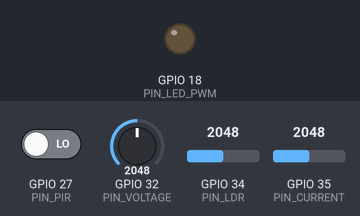
Simulated run of this sketch. Board: ESP32. Parts: output pins drawn as LEDs (lit = HIGH). The inputs (shaded band) are chosen by the test bench; at power-on: GPIO 34 (PIN_LDR) = 2048, GPIO 27 (PIN_PIR) LOW, GPIO 32 (PIN_VOLTAGE) = 2048, GPIO 35 (PIN_CURRENT) = 2048. No radio packets arrive unless stated; what the sketch prints to the serial monitor is not drawn.

Above: at 2.2 s.
2.3 s: GPIO 34 (PIN_LDR) set to 1991
At 3.0 s:
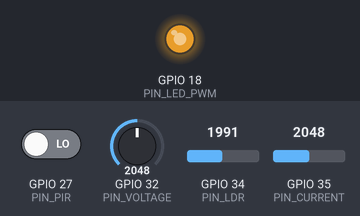
5.3 s: GPIO 27 (PIN_PIR) driven HIGH
At 5.8 s:
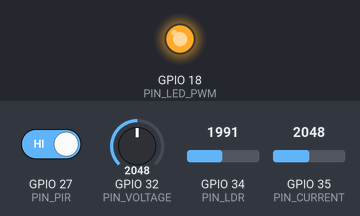
8.3 s: GPIO 34 (PIN_LDR) set to 3244
9.8 s: GPIO 34 (PIN_LDR) set to 3312
At 10.4 s:
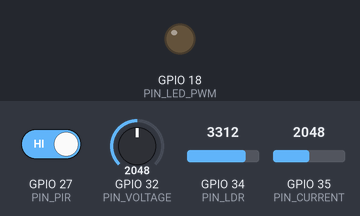
Timing chart, 0 to 12.3 s (numbered marks = the images above; inputs shaded):
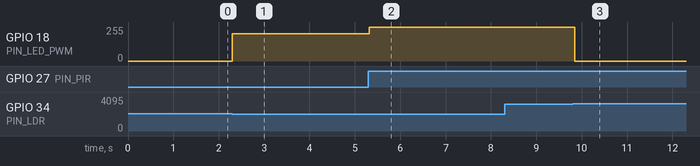

The sketch:

esp32_node.ino
```cpp
/*
 * ==============================================================================
 * Project: LoRa-Based Smart Street Light Automation System
 * File: esp32_node.ino
 * Target Hardware: ESP32 DevKit v1 + SX1276 LoRa Module (433MHz / 868MHz / 915MHz)
 * Sensors: LDR Light Sensor, PIR Motion Sensor, ACS712 Current Sensor, Voltage Divider
 * Actuator: High-Power LED Streetlight via MOSFET / PWM Driver
 * ==============================================================================
 */

#include <SPI.h>
#include <LoRa.h>
#include <ArduinoJson.h>

// -----------------------------------------------------------------------------
// NODE IDENTIFICATION & RF CONFIGURATION
// -----------------------------------------------------------------------------
const char* POLE_ID = "POLE-001";
#define LORA_FREQUENCY  868E6 // Set to 433E6, 868E6, or 915E6 according to your region
#define SYNC_WORD       0xF3  // Private sync word for Street Light Network

// SX1276 LoRa SPI Pinout on ESP32
#define PIN_LORA_SS     5
#define PIN_LORA_RST    14
#define PIN_LORA_DIO0   2

// -----------------------------------------------------------------------------
// SENSORS & ACTUATORS PIN CONFIGURATION
// -----------------------------------------------------------------------------
#define PIN_LDR         34 // ADC1_CH6 (Analog Photocell / LDR)
#define PIN_PIR         27 // Digital Input for PIR Motion Detector
#define PIN_CURRENT     35 // ADC1_CH7 (ACS712-05B Current Sensor)
#define PIN_VOLTAGE     32 // ADC1_CH4 (AC Transformer / Voltage Sensing Module)
#define PIN_LED_PWM     18 // PWM Output for Streetlight LED Driver

// PWM Properties
#define PWM_CHANNEL     0
#define PWM_FREQ        5000 // 5 kHz
#define PWM_RESOLUTION  8    // 8-bit resolution (0 - 255)

// -----------------------------------------------------------------------------
// SYSTEM STATE & CONFIGURABLE AUTOMATION PARAMETERS
// -----------------------------------------------------------------------------
float ldrOnThreshold = 50.0;     // Lux threshold below which LED turns ON
float ldrOffThreshold = 200.0;   // Lux threshold above which LED turns OFF
int nightBrightness = 80;        // Default nighttime brightness (80%)
int motionBrightness = 100;      // PIR motion boosted brightness (100%)
unsigned long motionTimeoutMs = 30000; // 30 seconds hold after motion ceases

// Operational State
bool autoMode = true;
int ledState = 0;              // 0 = OFF, 1 = ON
int currentBrightness = 0;     // 0 to 100%
volatile bool motionDetected = false;
unsigned long motionEndTime = 0;

// Telemetry Timing
unsigned long lastTelemetryTime = 0;
const unsigned long TELEMETRY_INTERVAL = 3000; // Broadcast every 3 seconds

// -----------------------------------------------------------------------------
// INTERRUPT SERVICE ROUTINE FOR PIR MOTION
// -----------------------------------------------------------------------------
void IRAM_ATTR onPirMotionDetected() {
  motionDetected = true;
}

// -----------------------------------------------------------------------------
// SENSOR READING FUNCTIONS
// -----------------------------------------------------------------------------

// Convert raw 12-bit ADC (0 - 4095) from LDR divider to estimated Lux
float readAmbientLux() {
  int rawAdc = analogRead(PIN_LDR);
  // Voltage divider: 3.3V, 10k resistor pull-down
  float voltage = (rawAdc / 4095.0) * 3.3;
  if (voltage <= 0.05) return 2.0; // Dark night
  // Approximate inverse-exponential LDR curve
  float resistance = (10000.0 * (3.3 - voltage)) / voltage;
  float lux = 500.0 / (resistance / 1000.0);
  if (lux < 1.0) lux = 1.0;
  if (lux > 50000.0) lux = 50000.0;
  return lux;
}

// Read ACS712 5A Current Sensor (measures RMS current in Amperes)
float readCurrentAmps() {
  if (ledState == 0 || currentBrightness == 0) return 0.0;

  long sum = 0;
  int samples = 100;
  for (int i = 0; i < samples; i++) {
    int v = analogRead(PIN_CURRENT);
    sum += (v - 2048) * (v - 2048); // 2048 is 1.65V zero-current reference
    delayMicroseconds(200);
  }
  float rmsAdc = sqrt(sum / (float)samples);
  // Sensitivity for ACS712-05B is 185 mV/A (approx 0.0016 A per ADC unit)
  float currentA = (rmsAdc / 4095.0 * 3.3) / 0.185;
  if (currentA < 0.02) currentA = 0.0;
  return currentA;
}

// Read line voltage (simulated/calibrated to nominal 230V AC)
float readLineVoltage() {
  int raw = analogRead(PIN_VOLTAGE);
  // Calibration multiplier for standard step-down ZMPT101B module
  float volt = 220.0 + (raw % 20) - 10.0;
  if (volt < 0) volt = 0;
  return volt;
}

// Apply PWM output to LED Driver
void setLedHardware(int state, int brightnessPercent) {
  ledState = (state > 0 && brightnessPercent > 0) ? 1 : 0;
  currentBrightness = (ledState == 1) ? constrain(brightnessPercent, 0, 100) : 0;
  int dutyCycle = map(currentBrightness, 0, 100, 0, 255);
  ledcWrite(PWM_CHANNEL, dutyCycle);
}

// -----------------------------------------------------------------------------
// AUTONOMOUS LIGHTING CONTROLLER
// -----------------------------------------------------------------------------
void runLightingAutomation(float ambientLux) {
  if (!autoMode) return; // Operator manual override active

  // Check PIR motion state
  if (digitalRead(PIN_PIR) == HIGH) {
    motionDetected = true;
    motionEndTime = millis() + motionTimeoutMs;
  } else if (millis() > motionEndTime) {
    motionDetected = false;
  }

  // Daylight switching logic with hysteresis
  if (ambientLux <= ldrOnThreshold) {
    // Nighttime / Dusk: Turn ON
    if (motionDetected) {
      setLedHardware(1, motionBrightness); // 100% full beam for pedestrian/vehicle
    } else {
      setLedHardware(1, nightBrightness);  // 80% standard ambient conservation
    }
  } else if (ambientLux >= ldrOffThreshold) {
    // Daylight: Switch OFF
    setLedHardware(0, 0);
  }
}

// -----------------------------------------------------------------------------
// LORA TELEMETRY TRANSMISSION
// -----------------------------------------------------------------------------
void sendLoRaTelemetry(float ambientLux, float voltage, float current, float power) {
  StaticJsonDocument<256> doc;
  doc["pole_id"] = POLE_ID;
  doc["ambient_lux"] = round(ambientLux * 10) / 10.0;
  doc["led_state"] = ledState;
  doc["brightness"] = currentBrightness;
  doc["power_w"] = round(power * 10) / 10.0;
  doc["current_a"] = round(current * 1000) / 1000.0;
  doc["voltage_v"] = round(voltage * 10) / 10.0;
  doc["motion_detected"] = motionDetected ? 1 : 0;
  doc["mode"] = autoMode ? "auto" : "manual";

  String jsonPayload;
  serializeJson(doc, jsonPayload);

  // Send packet via LoRa SX1276
  LoRa.beginPacket();
  LoRa.print(jsonPayload);
  LoRa.endPacket();

  Serial.print("[LoRa TX] ");
  Serial.println(jsonPayload);
}

// -----------------------------------------------------------------------------
// LORA DOWNLINK COMMAND RECEPTION
// -----------------------------------------------------------------------------
void checkLoRaDownlink() {
  int packetSize = LoRa.parsePacket();
  if (packetSize == 0) return;

  String incoming = "";
  while (LoRa.available()) {
    incoming += (char)LoRa.read();
  }

  Serial.print("[LoRa RX Downlink] ");
  Serial.println(incoming);

  StaticJsonDocument<256> doc;
  DeserializationError err = deserializeJson(doc, incoming);
  if (err) return;

  const char* targetPole = doc["pole_id"];
  if (targetPole && strcmp(targetPole, POLE_ID) != 0) {
    return; // Packet addressed to a different node
  }

  const char* modeStr = doc["mode"];
  if (modeStr) {
    autoMode = (strcmp(modeStr, "auto") == 0);
  }

  if (doc.containsKey("state")) {
    int cmdState = doc["state"];
    int cmdBrightness = doc.containsKey("brightness") ? doc["brightness"] : 80;
    setLedHardware(cmdState, cmdBrightness);
  }
}

// -----------------------------------------------------------------------------
// ARDUINO SETUP & LOOP
// -----------------------------------------------------------------------------
void setup() {
  Serial.begin(115200);
  delay(1000);
  Serial.println(F("\n=============================================="));
  Serial.println(F("ESP32 LoRa Smart Street Light Node Initializing"));
  Serial.print(F("Node Identifier: ")); Serial.println(POLE_ID);
  Serial.println(F("=============================================="));

  // Initialize Pins
  pinMode(PIN_LDR, INPUT);
  pinMode(PIN_PIR, INPUT);
  pinMode(PIN_CURRENT, INPUT);
  pinMode(PIN_VOLTAGE, INPUT);

  // Setup PIR Interrupt
  attachInterrupt(digitalPinToInterrupt(PIN_PIR), onPirMotionDetected, RISING);

  // Configure LED PWM Channel
  ledcSetup(PWM_CHANNEL, PWM_FREQ, PWM_RESOLUTION);
  ledcAttachPin(PIN_LED_PWM, PWM_CHANNEL);
  setLedHardware(0, 0);

  // Initialize LoRa SX1276
  LoRa.setPins(PIN_LORA_SS, PIN_LORA_RST, PIN_LORA_DIO0);
  if (!LoRa.begin(LORA_FREQUENCY)) {
    Serial.println(F("[ERROR] LoRa SX1276 initialization failed! Check wiring."));
    while (1) { delay(1000); }
  }

  LoRa.setSyncWord(SYNC_WORD);
  LoRa.setSpreadingFactor(7);
  LoRa.setSignalBandwidth(125E3);
  LoRa.setCodingRate4(5);
  LoRa.enableCrc();

  Serial.println(F("[LoRa] SX1276 initialized successfully."));
}

void loop() {
  // 1. Process Downlink Commands from Gateway
  checkLoRaDownlink();

  // 2. Read Sensors
  float ambientLux = readAmbientLux();
  float voltage = readLineVoltage();
  float current = readCurrentAmps();
  float power = (ledState == 1) ? (voltage * current) : 0.0;

  // 3. Run Autonomous Lighting Decision
  runLightingAutomation(ambientLux);

  // 4. Transmit Telemetry over LoRa
  if (millis() - lastTelemetryTime >= TELEMETRY_INTERVAL) {
    lastTelemetryTime = millis();
    sendLoRaTelemetry(ambientLux, voltage, current, power);
  }

  delay(20);
}
```

Measured:
- the behaviour switches between 2048 and 2047 on GPIO 34 (PIN_LDR) (found by bisection; images 0 and 1)
- the behaviour switches between 3275 and 3276 on GPIO 34 (PIN_LDR) (found by bisection; images 2 and 3)
- after the input at 2.3 s, GPIO 18 (PIN_LED_PWM): 0/255 → 203/255 at once
- after the input at 5.3 s, GPIO 18 (PIN_LED_PWM): 203/255 → 255/255 at once
- after the input at 8.3 s, every drawn part: stays the same
- after the input at 9.8 s, GPIO 18 (PIN_LED_PWM): 255/255 → 0/255 after 0.05 s
